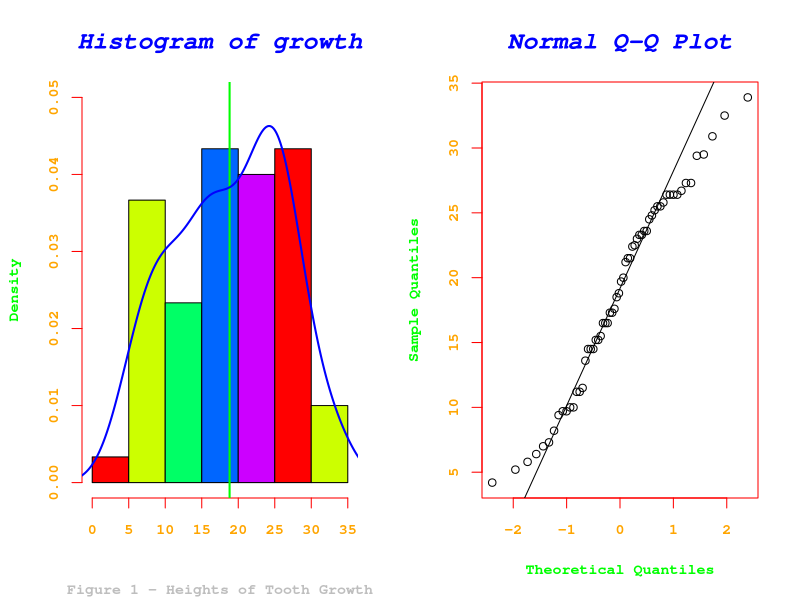

Write the R code that produced this figure. (Note: this script raises an error after producing the figure.)
## ---- chunk 1
head(ToothGrowth)
## ---- chunk 2
str(ToothGrowth)
## ---- chunk 3
suppressMessages(library(dplyr))
ToothGrowth %>% group_by(supp, dose) %>% summarise_each(funs(mean))
## ---- chunk 4
sum(is.na(ToothGrowth))
## ---- chunk 5
other.stats <- function(x) {
  m <- mean(x);  n <- length(x);  s <- sd(x)
  skew <- round(sum( (x - m)^3 / s^3 ) / n, 3)
  kurtosis <- round(sum( (x - m)^4 / s^4 ) / n - 3, 3)
  return(c(skew=skew, kurtosis=kurtosis))
}
sapply(ToothGrowth["len"], other.stats)
## ---- chunk 6
original_par <- par(no.readonly = TRUE)
par(mfrow=c(1,2))
growth <- ToothGrowth$len
hist(growth, prob = TRUE, col = rainbow(5), border = "black", xlab = "", ylim = c(0.00, 0.05), sub = "Figure 1 - Heights of Tooth Growth",
     family="mono", font.main=4, font.sub=2, font.lab=2, font.axis=2, cex.main=1.5, cex.sub=.9, cex.lab=.9, cex.axis=.9, col.main="blue", col.sub="grey", col.lab="green", col.axis="orange", fg="red")
abline(v = mean(growth), col = "green", lwd = 2)
lines(density(growth), col="blue", lwd=2)
qqnorm(growth, sub = "",
     family="mono", font.main=4, font.sub=2, font.lab=2, font.axis=2, cex.main=1.5, cex.sub=.9, cex.lab=.9, cex.axis=.9, col.main="blue", col.sub="grey", col.lab="green", col.axis="orange", fg="red");qqline(growth)
par(original_par)
rm(original_par)
## ---- chunk 7
dose.0.5 <- t.test(len~supp,data=ToothGrowth[ToothGrowth$dose == 0.5, ], paired = F, var.equal = F)
dose.0.5$conf.int
dose.0.5$p.value
## ---- chunk 8
dose.1.0 <- t.test(len~supp,data=ToothGrowth[ToothGrowth$dose == 1.0, ], paired = F, var.equal = F)
dose.1.0$conf.int
dose.1.0$p.value
## ---- chunk 9
dose.2.0 <- t.test(len~supp,data=ToothGrowth[ToothGrowth$dose == 2.0, ], paired = F, var.equal = F)
dose.2.0$conf.int
dose.2.0$p.value
## ---- chunk 10
title <- "Tooth Growth"; x_label <- "Supplement and Dose"
boxplot(len~supp*dose, data=ToothGrowth, col=(c("lightblue","orange")), main=title, xlab=x_label) 
